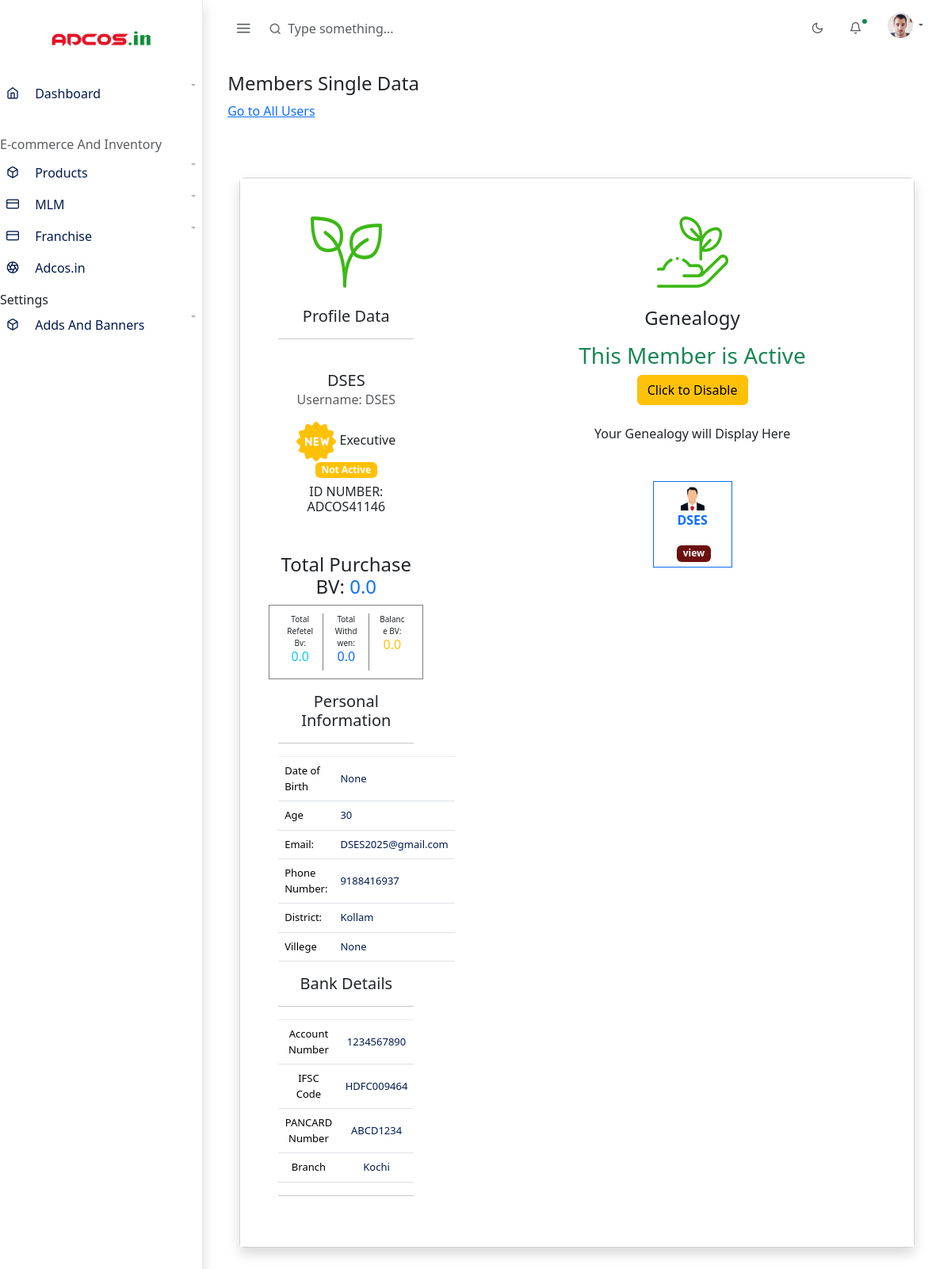
The page /geneology/UsersingleViewAdmin/1 (signed in) on the database its author committed.
### Home/models.py (models this page shows, shortened)
class CustomUser(AbstractBaseUser, PermissionsMixin):
    id_number = models.CharField(max_length=10, unique=True)
    email = models.EmailField(unique=True, verbose_name='email address')
    first_name = models.CharField(max_length=30, blank=True, verbose_name='first name')
    last_name = models.CharField(max_length=30, blank=True, verbose_name='last name')
    phone_number = models.CharField(
        max_length=15,
        blank=True,
        null=True,
        validators=[RegexValidator(regex=r'^\+?1?\d{9,15}$', message="Phone number must be entered in the format: '+999999999'. Up to 15 digits allowed.")],
        verbose_name='phone number'
    )
    date_of_birth = models.DateField(auto_now_add=False, null=True, blank=True)
    age = models.BigIntegerField()
    pincode = models.BigIntegerField(default=1)
    village = models.CharField(max_length=20)
    district = models.CharField(max_length=20)
    state = models.CharField(max_length=20)
    cast = models.CharField(max_length=20,default="Nil")
    religion = models.CharField(max_length=20,default="Nil")
    address = models.TextField(blank=True, null=True, verbose_name='address')
    is_active = models.BooleanField(default=True, verbose_name='active')
    is_staff = models.BooleanField(default=False, verbose_name='staff status')
    role = models.CharField(max_length=20,
                            choices=(
                                ("admin","admin"),
                                ("user","user"),
                                ("semi-admin","semi-admin"),
                                ("finance","finance"),
                                ("marketing","markenting"),
                                ("central_franchise","central_franchise"),
                                ("district_franchise","district_franchise"),
                                ("zonel_franchise","zonel_franchise"),
                                ("mobile_franchise","mobile_franchise"),
                            ),
                            default='user'
                            )
    date_joined = models.DateTimeField(auto_now_add=True, verbose_name='date joined')
    parent = models.ForeignKey("self", on_delete=models.SET_NULL, null=True, blank=True, verbose_name='parent')
    pancard = models.CharField(max_length=20, unique=True, verbose_name='PAN card')
    objects = CustomUserManager()
    USERNAME_FIELD = 'id_number'
    REQUIRED_FIELDS = ["first_name", "pancard","age","village","district","state", "phone_number"]
    bv_active_status = models.BooleanField(default=False)
    designation = models.CharField(
        max_length=20,
        choices=(
            ("Executive","Executive"),
            ("Chief Executive","Chief Executive"),
            ("Manager","Manager"),
            ("General Manager","General Manager"),
            ("Director","Director"),
        ),
        default="Executive"
    )
    class Meta:
        verbose_name = 'user'
        verbose_name_plural = 'users'
    def __str__(self):
        return str(self.first_name + " " + self.last_name)

class Business_Volume(models.Model):
    user = models.OneToOneField(CustomUser, on_delete=models.CASCADE)
    bv_amount = models.FloatField(default=0)
    balance_bv = models.FloatField(default=0)
    total_bv = models.FloatField(default=0)
    purchase_bv = models.FloatField(default=0)
    active_status = models.BooleanField(default=False)

class AccountDetails(models.Model):
    user  = models.OneToOneField(CustomUser, on_delete=models.CASCADE)
    ifsc_code = models.CharField(max_length=20)
    branch_name = models.CharField(max_length=100)
    account_number = models.CharField(max_length=255)

### Geneology/views.py (the view)
# urls.py: path("UsersingleViewAdmin/<int:pk>",views.UsersingleViewAdmin,name="UsersingleViewAdmin"),
@login_required(login_url='SignIn')
def UsersingleViewAdmin(request,pk):
    user = CustomUser.objects.get(id = pk)
    BV = Business_Volume.objects.get(user = user)
    bankdetails = AccountDetails.objects.get(user = user)
    noinee = Nominee.objects.get(user = user)
    first_level_members = CustomUser.objects.filter(parent=user)
    all_levels_members = {
        "level_1": first_level_members,
        "level_2": [],
        "level_3": [],
        "level_4": [],
        "level_5": []
    }
    def get_downline_members(members, current_level, max_level):
        if current_level > max_level:
            return
        next_level_members = CustomUser.objects.filter(parent__in=members)
        all_levels_members[f"level_{current_level}"] = next_level_members
        get_downline_members(next_level_members, current_level + 1, max_level)
    get_downline_members(first_level_members, 2, 5)
    print(all_levels_members)
    context = {
        "BV":BV,
        "first_level_members": first_level_members,
        "all_levels_members": all_levels_members,
        "bankdetails":bankdetails,
        "noinee":noinee,
        "member":user
    }
    return render(request,"dashboard/adminuserprofile.html",context)

### templates/dashboard/adminuserprofile.html (shortened to what this page needs)
{% extends 'dashboard/index.html' %}
{% load static %}
{% block admin %}
<link href="https://cdn.jsdelivr.net/npm/bootstrap@5.3.3/dist/css/bootstrap.min.css" rel="stylesheet">
<main role="main" class="main-content">
    <div class="container-fluid">
        <div class="row justify-content-center">
            <div class="col-12">
                <h4 class="mb-2 page-title">Members Single Data</h4>
                <a href="{%url 'UsersAdminPannel' %}">Go to All Users </a>
                <div class="row my-4">
                    <div class="col-12">
                        <div class="col-md-12">
                            <div class="card shadow">
                                <div class="row g-4">
                                    <div class="col-lg-4 col-md-12 wow fadeInUp" data-wow-delay="0.1s">
                                        <div class="bg-white text-center h-100 p-4 p-xl-5">
                                            <img class="img-fluid mb-4" src="img/icon-1.png" alt="">
                                            <h5 class="mb-3">Profile Data</h5>
                                            <hr>
                                            <div class="pd-20 card-box height-100-p">
                                                <div class="profile-photo">
                                                </div>
                                                <h5 class="text-center h5 mb-0">{{member.first_name}}
                                                    {{member.last_name}}</h5>
                                                <p class="text-center text-muted font-14">Username: {{member}}</p>
                                                <h6>
                                                    {% if member.bv_active_status == False %}
                                                    <img src="{%static 'img/level_1_badge.png' %}" width="50px" alt="">
                                                    {% endif %}
                                                    {{member.designation}}
                                                    {% if member.bv_active_status == False %}
                                                    <span class="badge bg-warning">Not Active</span>
                                                    {% else %}
                                                    <span class="badge bg-primary">Active</span>
                                                    {% endif %}
                                                </h6>
                                                <h6>ID NUMBER: {{request.user.id_number}}</h6>
                                                <div class="bv-details mt-5">
                                                    <h4>Total Purchase BV: <span
                                                            class="text-primary">{{BV.purchase_bv}}</span></h4>
                                                    <div class="row mb-3"
                                                        style="font-size: x-small;padding: 10px;border: .5px solid gray;">
                                                        <div class="col" style="border-right: .5px solid gray;">
                                                            Total Refetel Bv:
                                                            <br>
                                                            <h6 class="text-info">{{BV.bv_amount}}</h6>
                                                        </div>
                                                        <div class="col" style="border-right: .5px solid gray;">
                                                            Total Withdwen:
                                                            <br>
                                                            <h6 class="text-primary">{{BV.total_bv}}</h6>
                                                        </div>
                                                        <div class="col">
                                                            Balance BV:
                                                            <br>
                                                            <h6 class="text-warning">{{BV.balance_bv}}</h6>
                                                        </div>
                                                    </div>
                                                </div>
                                                <div class="profile-info mt-2">
                                                    <h5 class="mb-20 h5 text-blue">Personal Information</h5>
                                                    <hr>
                                                    <table class="table table-stripped text-left"
                                                        style="font-size:small;">
                                                        <tr>
                                                            <td>Date of Birth</td>
                                                            <th>{{member.date_of_birth}}</th>
                                                        </tr>
                                                        <tr>
                                                            <td>Age</td>
                                                            <th>{{member.age}}</th>
                                                        </tr>
                                                        <tr>
                                                            <td>Email:</td>
                                                            <th>{{member.email}}</th>
                                                        </tr>
                                                        <tr>
                                                            <td>Phone Number:</td>
                                                            <th>{{member.phone_number}}</th>
                                                        </tr>
                                                        <tr>
                                                            <td>District:</td>
                                                            <th>{{member.district}}</th>
                                                        </tr>
                                                        <tr>
                                                            <td>Villege</td>
                                                            <th>{{member.address}}</th>
                                                        </tr>
                                                    </table>
                                                </div>
                                                <div class="profile-social">
                                                    <h5 class="mb-20 h5 text-blue">Bank Details</h5>
                                                    <hr>
                                                    <table class="table table-stripped" style="font-size:small;">
                                                        <tr>
                                                            <td>Account Number</td>
                                                            <th>
                                                                {{bankdetails.account_number}}
                                                            </th>
                                                        </tr>
                                                        <tr>
                                                            <td>
                                                                IFSC Code
                                                            </td>
                                                            <th>
                                                                {{bankdetails.ifsc_code}}
                                                            </th>
                                                        </tr>
                                                        <tr>
                                                            <td>PANCARD Number</td>
                                                            <th>
                                                                {{member.pancard}}
                                                            </th>
                                                        </tr>
                                                        <tr>
                                                            <td>Branch</td>
                                                            <th>
                                                                {{bankdetails.branch_name}}
                                                            </th>
                                                        </tr>
                                                    </table>
                                                </div>
                                                <div class="reflink">
                                                    <hr>
                                                </div>
                                            </div>
                                        </div>
                                    </div>
                                    <div class="col-lg-8 col-md-12 wow fadeInUp" data-wow-delay="0.3s">
                                        <div class="bg-white text-center h-100 p-4 p-xl-5">
                                            <img class="img-fluid mb-4" src="img/icon-2.png" alt="">
                                            <h4 class="mb-3">Genealogy</h4>
                                            {% if member.is_active == False %}
                                            <h3 class="text-warning">This Member is Disable</h3>
                                            <a href="{%url 'disableuserAdmin' member.id %}"
                                                class="btn btn-success">Click to Active</a><br><br>
                                            {% else %}
                                            <h3 class="text-success">This Member is Active</h3>
                                            <a href="{%url 'disableuserAdmin' member.id %}"
                                                class="btn btn-warning">Click to Disable</a> <br>
                                            <br>
                                            {% endif %}
                                            <p class="mb-4">Your Genealogy will Display Here</p>
                <div class="geneology">
                    <div class="tree mt-5 text-center">
                                <a class="user text-primary"  onclick="TableTreeDisplay()"
                                     style="font-weight: 700;display: block; margin: auto; border: .5px solid;width: 100px;padding: 6px;">
                                    <img src="{% static 'img/avathar.png' %}" alt="" width="30px"> <br>
                                    <p >{{member.first_name}} </p>
                                    <span class="badge bg-warning text-light ms-1"
                                        style="background: #6b1010 !important;">view</span>
                                </a>
                    </div>
                </div>
            </div>
        </div>
    </div>
</div>
{% endblock %}

### templates/dashboard/adminuserprofile.html (style rules this page uses)
* { margin: 0; padding: 0; }

### rows shown on the page
CustomUser: first_name "DSES", first_name+last_name "DSES", designation "Executive", date_of_birth "None", age "30", email "DSES2025@gmail.com", phone_number "9188416937", district "Kollam", address "None", pancard "ABCD1234"
CustomUser: user.id_number "ADCOS41146"
Business_Volume: purchase_bv "0.0", bv_amount "0.0", total_bv "0.0", balance_bv "0.0"
AccountDetails: account_number "1234567890", ifsc_code "HDFC009464", branch_name "Kochi"
